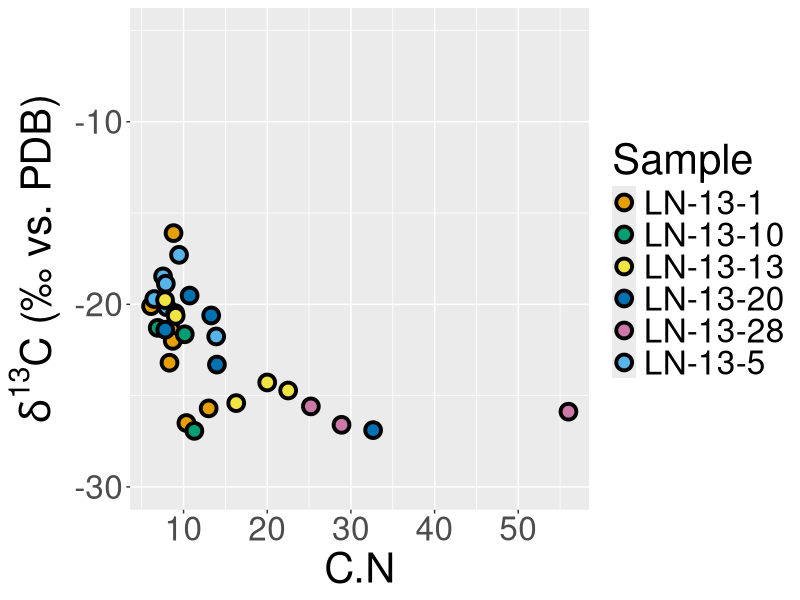
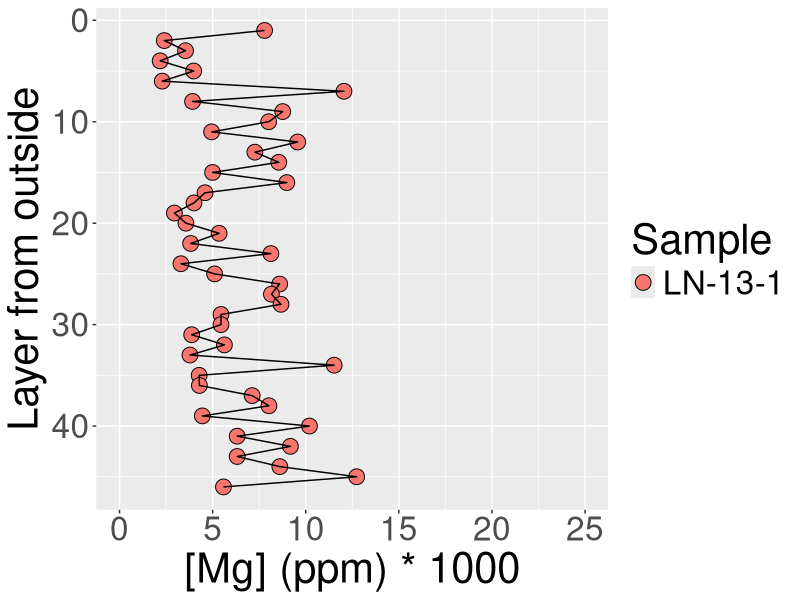
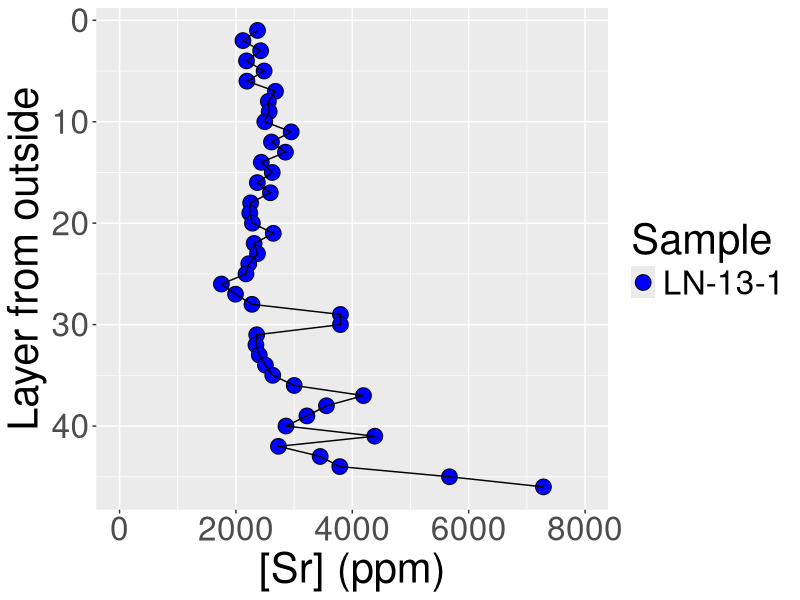
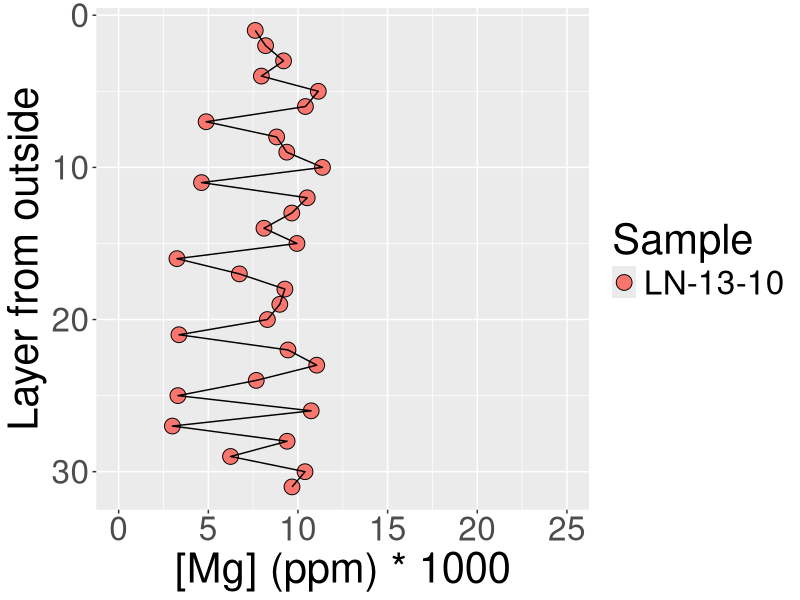
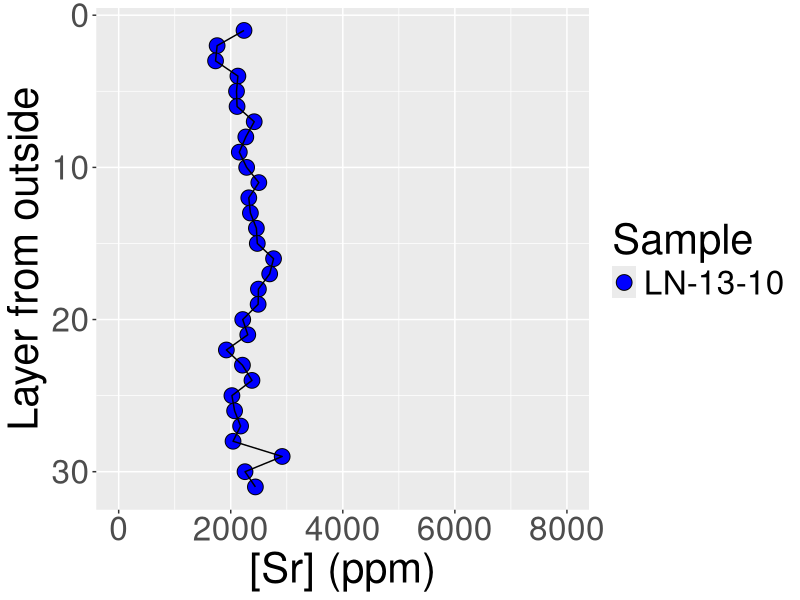
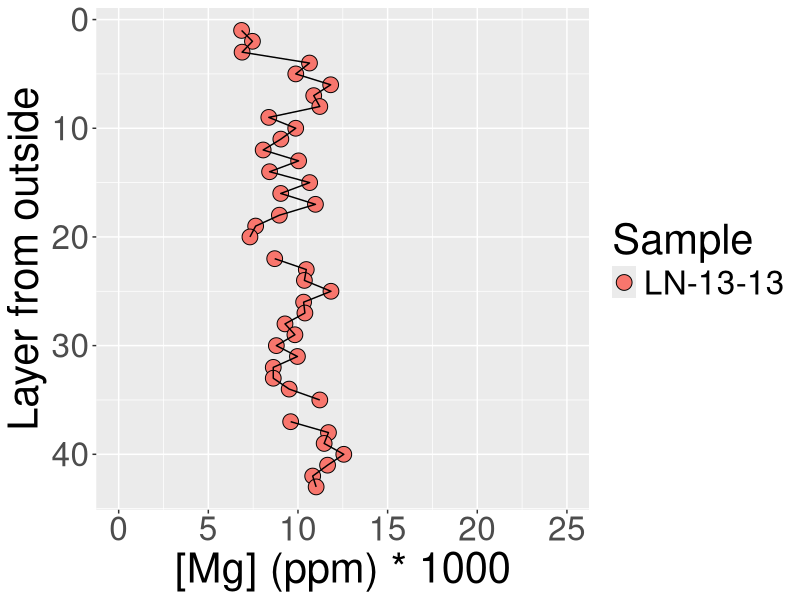
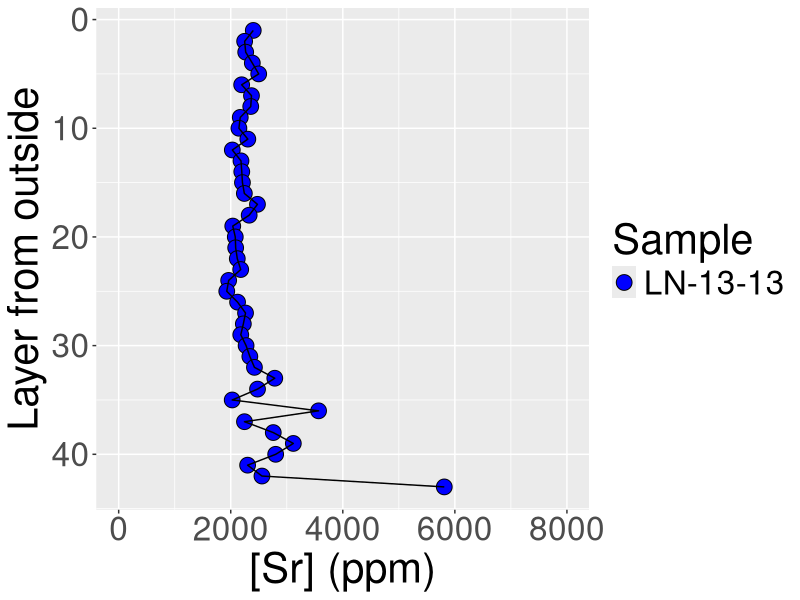
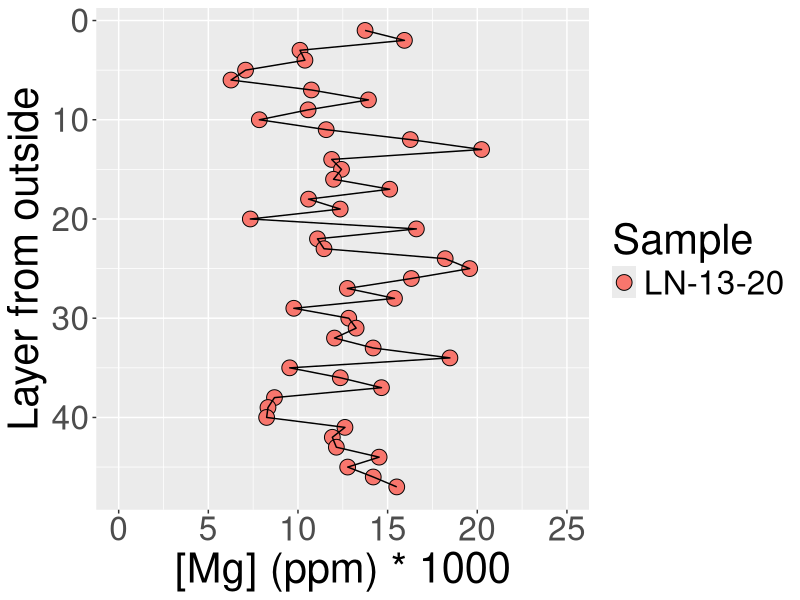

The R script that drew these images, in order:
#March 2019
#Joy Buongiorno
#JBuongior21@gmail.com
#Analysis of organic geochemistry and elemental analysis

library(ggplot2)
library(RColorBrewer)
org_dat<-read.csv("Organic_geochem.csv")
head(org_dat)

CN_plot<-ggplot(org_dat, aes(x=C.N, y=d13C)) +
  geom_point(aes(fill=Sample,), colour="black", pch=21, size=4, stroke=2) +
  theme(text = element_text(size=30)) +
  scale_fill_manual(values=c("LN-13-1" = "#E69F00", "LN-13-5"= "#56B4E9", "LN-13-10" = "#009E73", "LN-13-13"= "#F0E442", "LN-13-20" ="#0072B2", "LN-13-28" ="#CC79A7")) +
  scale_color_manual(values=c("LN-13-1" = "#E69F00", "LN-13-5"= "#56B4E9", "LN-13-10" = "#009E73", "LN-13-13"= "#F0E442", "LN-13-20" ="#0072B2", "LN-13-28" ="#CC79A7")) + 
  scale_y_continuous(limits = c(-30,-5)) +
  labs(y=expression(paste(delta^{13}, "C (\u2030 vs. PDB)")))

####### Elements, cross plots ##################

elem_data<-read.csv("Elements_geobio_for_R.csv")
head(elem_data)

Sr_plot<-ggplot(elem_data, aes(x=d18O, y=Sr)) +
  geom_point(aes(fill=Sample,), colour="black", pch=21, size=4, stroke=2) +
  theme(text = element_text(size=30)) +
  scale_fill_manual(values=c("LN-13-1" = "#E69F00", "LN-13-5"= "#56B4E9", "LN-13-10" = "#009E73", "LN-13-13"= "#F0E442", "LN-13-20" ="#0072B2", "LN-13-28" ="#CC79A7")) +
  scale_color_manual(values=c("LN-13-1" = "#E69F00", "LN-13-5"= "#56B4E9", "LN-13-10" = "#009E73", "LN-13-13"= "#F0E442", "LN-13-20" ="#0072B2", "LN-13-28" ="#CC79A7")) + 
  labs(y="[Sr] ppm", x=expression(paste(delta^{18}, "O (\u2030 vs. PDB)"))) +
  scale_x_continuous(labels = function(x) ifelse(x>0, paste0("+", x), x)) 


Mg_plot<-ggplot(elem_data, aes(x=d18O, y=Mg)) +
  geom_point(aes(fill=Sample,), colour="black", pch=21, size=4, stroke=2) +
  theme(text = element_text(size=30)) +
  scale_fill_manual(values=c("LN-13-1" = "#E69F00", "LN-13-5"= "#56B4E9", "LN-13-10" = "#009E73", "LN-13-13"= "#F0E442", "LN-13-20" ="#0072B2", "LN-13-28" ="#CC79A7")) +
  scale_color_manual(values=c("LN-13-1" = "#E69F00", "LN-13-5"= "#56B4E9", "LN-13-10" = "#009E73", "LN-13-13"= "#F0E442", "LN-13-20" ="#0072B2", "LN-13-28" ="#CC79A7")) + 
  labs(y="[Mg] ppm", x=expression(paste(delta^{18}, "O (\u2030 vs. PDB)"))) +
  scale_x_continuous(labels = function(x) ifelse(x>0, paste0("+", x), x)) 

####### Elements, time-series ##################
Elem_1_datc<-subset(elem_data, Sample %in% c("LN-13-1"))
Elem_5_datc<-subset(elem_data, Sample %in% c("LN-13-5"))
head(Elem_5_datc)
Elem_10_datc<-subset(elem_data, Sample %in% c("LN-13-10"))
Elem_13_datc<-subset(elem_data, Sample %in% c("LN-13-13"))
Elem_20_datc<-subset(elem_data, Sample %in% c("LN-13-20"))
Elem_28_datc<-subset(elem_data, Sample %in% c("LN-13-28"))

############ LN-13-1 ################
Elem_1_Mg<- ggplot(data= Elem_1_datc, aes(x=Layer, y=Mg)) +
  geom_point(aes(fill=Sample),pch=21, colour = "black", size=5) +
  geom_line() +
  labs(x="Layer from outside", y="[Mg] (ppm) * 1000") +
  scale_y_continuous(limits=c(0, 25000), labels = function(x)x/1000)+
  theme(text = element_text(size=30)) +
  scale_x_reverse() +
  coord_flip()

Elem_1_Sr<- ggplot(data= Elem_1_datc, aes(x=Layer, y=Sr)) +
  geom_point(aes(fill=Sample),pch=21, colour = "black", size=5) +
  scale_fill_manual(values=c("blue")) +
  geom_line() +
  labs(x="Layer from outside", y="[Sr] (ppm)") +
  theme(text = element_text(size=30)) +
  scale_y_continuous(limits=c(0, 8000))+
  scale_x_reverse() +
  coord_flip()

############ LN-13-5 ################

Elem_5_Mg<- ggplot(data= Elem_5_datc, aes(x=Layer, y=Mg)) +
  geom_point(aes(fill=Sample),pch=21, colour = "black", size=5) +
  geom_line() +
  labs(x="Layer from outside", y="[Mg] (ppm) * 1000") +
  scale_y_continuous(limits=c(0, 25000), labels = function(x)x/1000)+
  theme(text = element_text(size=30)) +
  scale_x_reverse() +
  coord_flip()

Elem_5_Sr<- ggplot(data= Elem_5_datc, aes(x=Layer, y=Sr)) +
  geom_point(aes(fill=Sample),pch=21, colour = "black", size=5) +
  scale_fill_manual(values=c("blue")) +
  geom_line() +
  labs(x="Layer from outside", y="[Sr] (ppm)") +
  theme(text = element_text(size=30)) +
  scale_y_continuous(limits=c(0, 8000))+
  scale_x_reverse() +
  coord_flip()

############ LN-13-10 ################

Elem_10_Mg<- ggplot(data= Elem_10_datc, aes(x=Layer, y=Mg)) +
  geom_point(aes(fill=Sample),pch=21, colour = "black", size=5) +
  geom_line() +
  labs(x="Layer from outside", y="[Mg] (ppm) * 1000") +
  scale_y_continuous(limits=c(0, 25000), labels=function(x)x/1000)+
  theme(text = element_text(size=30)) +
  scale_x_reverse() +
  coord_flip()

Elem_10_Sr<- ggplot(data= Elem_10_datc, aes(x=Layer, y=Sr)) +
  geom_point(aes(fill=Sample),pch=21, colour = "black", size=5) +
  scale_fill_manual(values=c("blue")) +
  geom_line() +
  labs(x="Layer from outside", y="[Sr] (ppm)") +
  theme(text = element_text(size=30)) +
  scale_y_continuous(limits=c(0, 8000))+
  scale_x_reverse() +
  coord_flip()

############ LN-13-13 ################

Elem_13_Mg<- ggplot(data= Elem_13_datc, aes(x=Layer, y=Mg)) +
  geom_point(aes(fill=Sample),pch=21, colour = "black", size=5) +
  geom_line() +
  labs(x="Layer from outside", y="[Mg] (ppm) * 1000") +
  scale_y_continuous(limits=c(0, 25000), labels=function(x)x/1000)+
  theme(text = element_text(size=30)) +
  scale_x_reverse() +
  coord_flip()

Elem_13_Sr<- ggplot(data= Elem_13_datc, aes(x=Layer, y=Sr)) +
  geom_point(aes(fill=Sample),pch=21, colour = "black", size=5) +
  scale_fill_manual(values=c("blue")) +
  geom_line() +
  labs(x="Layer from outside", y="[Sr] (ppm)") +
  theme(text = element_text(size=30)) +
  scale_y_continuous(limits=c(0, 8000))+
  scale_x_reverse() +
  coord_flip()

############ LN-13-20 ################

Elem_20_Mg<- ggplot(data= Elem_20_datc, aes(x=Layer, y=Mg)) +
  geom_point(aes(fill=Sample),pch=21, colour = "black", size=5) +
  geom_line() +
  labs(x="Layer from outside", y="[Mg] (ppm) * 1000") +
  scale_y_continuous(limits=c(0, 25000), labels=function(x)x/1000)+
  theme(text = element_text(size=30)) +
  scale_x_reverse() +
  coord_flip()

Elem_20_Sr<- ggplot(data= Elem_20_datc, aes(x=Layer, y=Sr)) +
  geom_point(aes(fill=Sample),pch=21, colour = "black", size=5) +
  scale_fill_manual(values=c("blue")) +
  geom_line() +
  labs(x="Layer from outside", y="[Sr] (ppm)") +
  theme(text = element_text(size=30)) +
  scale_y_continuous(limits=c(0, 8000))+
  scale_x_reverse() +
  coord_flip()

############ LN-13-28 ################

Elem_28_Mg<- ggplot(data= Elem_28_datc, aes(x=Layer, y=Mg)) +
  geom_point(aes(fill=Sample),pch=21, colour = "black", size=5) +
  geom_line() +
  labs(x="Layer from outside", y="[Mg] (ppm) * 1000") +
  scale_y_continuous(limits=c(0, 25000), labels=function(x)x/1000)+
  theme_bw(base_size=30) +
  scale_x_reverse() +
  coord_flip()

Elem_28_Sr<- ggplot(data= Elem_28_datc, aes(x=Layer, y=Sr)) +
  geom_point(aes(fill=Sample),pch=21, colour = "black", size=5) +
  scale_fill_manual(values=c("blue")) +
  geom_line() +
  labs(x="Layer from outside", y="[Sr] (ppm)") +
  theme_bw(base_size=30) +
  scale_y_continuous(limits=c(0, 8000))+
  scale_x_reverse() +
  coord_flip()

